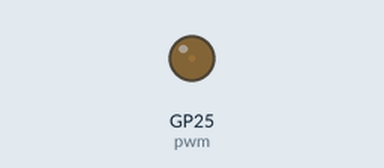
Bench run of a program on a simulated Raspberry Pi Pico running MicroPython. Parts: output pins drawn as LEDs (lit = HIGH).

Above: at 0.05 s.
At 2.8 s:
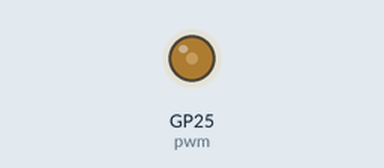
Timing chart, 0 to 6.5 s (numbered marks = the images above):
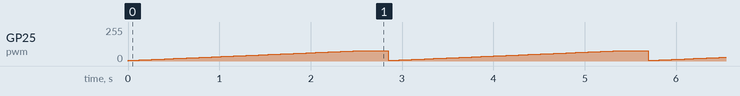

Measured:
- by itself, GP25 (pwm): ramps from 4/255 to 78/255 and jumps back, once every 2.8 s

The program:

PWM_control_led.py
```python
from machine import Pin, PWM
from time import sleep

pwm = PWM(Pin(25))
pwm.freq(50)

while True:
    for duty in range (1000, 20000, 1):
        pwm.duty_u16(duty)
        sleep(0.0001)
    sleep(0.3)
     
```
